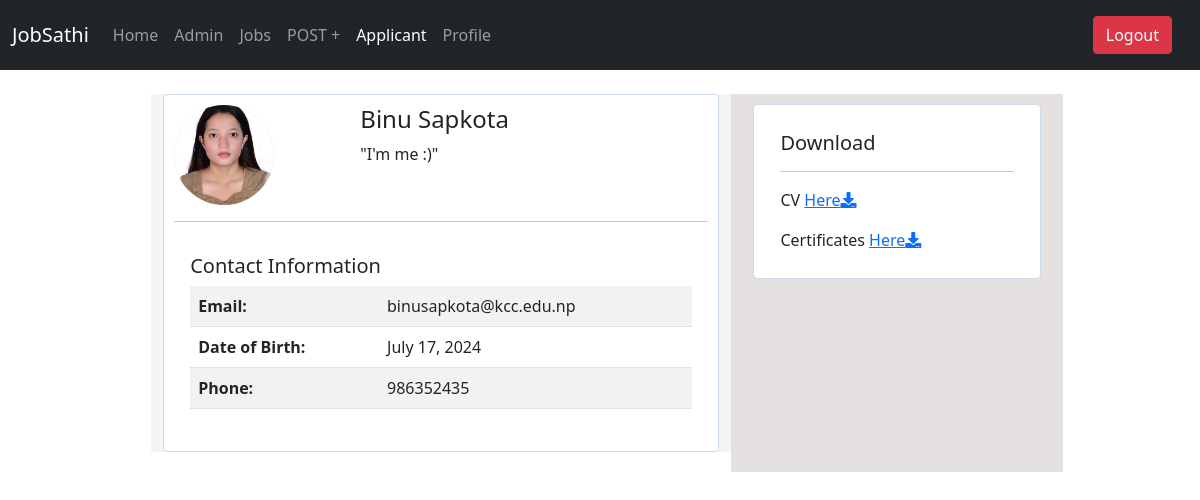
/profile/1/ (signed in), run on the app's committed database.
### account/models.py (models this page shows, shortened)
class User(AbstractUser):
    username = models.CharField(max_length=150, unique=True)
    email = models.EmailField(unique=True)
    password = models.CharField(max_length=128)
    full_name = models.CharField(max_length=50, blank=False)
    date_joined = models.DateTimeField(auto_now_add=True)    # Add any additional fields you want

### pro/models.py (models this page shows, shortened)
class Pro(models.Model):
    user = models.OneToOneField(User, null=True, on_delete=models.CASCADE)
    pro_name = models.CharField(max_length=150)
    pro_bio = models.CharField(max_length=150)
    pro_dob = models.DateField(default=datetime.now, blank=True)
    pro_pic = models.ImageField(upload_to='pro_image/')
    pro_number = models.CharField(null=True, max_length=10)
    pro_cv = models.FileField(upload_to='pdfs/')
    pro_certificates = models.FileField(upload_to='pdfs/')

### apply/views.py (the view)
# urls.py: path('profile/<int:user_id>/', ProfileView.as_view(), name='profile_view'),
class ProfileView(LoginRequiredMixin, DetailView):
    model = User  # Use the User model for fetching user details
    template_name = 'viewprofile.html'
    context_object_name = 'user'  # Context variable name to be used in template
    def get_object(self, queryset=None):
        user_id = self.kwargs.get('user_id')  # Get user_id from URL kwargs
        return get_object_or_404(User, id=user_id)
    def get_context_data(self, **kwargs):
        context = super().get_context_data(**kwargs)
        user_id = self.kwargs.get('user_id')
        profile = get_object_or_404(Pro, user_id=user_id)
        context['profile'] = profile
        return context

### apply/templates/viewprofile.html (shortened to what this page needs)
{% extends 'dashboard/layout.html' %}
{% block apply_active %}
    active
{% endblock %}
{% block content %}
<div class="container" style="padding: 2%;">
    <div class="container" style="padding-left: 10%;">
        <div class="row d-flex">
            <div class="col-md-7" style="background-color: whitesmoke; margin-bottom: 20px;">
                <div class="card" style="padding: 10px; border-color: #ccdbeb;">
                    <div class="row">
                        <div class="col-md-4">
                            <div class="profile-photo-form-container" style="width: 100px; height: 100px; border-radius: 50%; overflow: hidden; background-color: #ccc; margin-right: 20px;">
                                <img style="width: 100%; height: 100%; object-fit: cover;" src="{{ user.pro.pro_pic.url }}" alt="user-image">
                            </div>
                        </div>
                        <div class="col-md-8">
                            <h4>{{ profile.pro_name }}</h4>
                            <p>"{{ profile.pro_bio }}"</p>
                        </div>
                    </div>
                    <hr>
                    <div class="card-body">
                        <h5 class="card-title">Contact Information</h5>
                        <table class="table table-striped table-hover">
                            <tr>
                                <td><strong>Email:</strong></td>
                                <td>{{ user.email }}</td>
                            </tr>
                            <tr>
                                <td><strong>Date of Birth:</strong></td>
                                <td>{{ profile.pro_dob }}</td>
                            </tr>
                            <tr>
                                <td><strong>Phone:</strong></td>
                                <td>{{ profile.pro_number }}</td>
                            </tr>
                        </table>
                    </div>
                </div>
            </div>
            <div class="col-md-4" style="background-color: #e6e1e1;">
                <div class="card" style="margin: 10px; padding: 10px; border-color: #ccdbeb;">
                    <div class="card-body">
                        <h5 class="card-title">Download</h5>
                        <hr>
                        <p class="card-text">CV <a href="{{ user.pro.pro_cv.url }}" download>Here<i class="fa fa-download"></i></a></p>
                        <p class="card-text">Certificates <a href="{{ user.pro.pro_certificates.url }}" download>Here<i class="fa fa-download"></i></a></p>
                    </div>
                </div>
            </div>
        </div>
    </div>
</div>
{% endblock %}

### data on the page
User: pro.pro_pic (picture), email "binusapkota@kcc.edu.np"
Pro: pro_name "Binu Sapkota", pro_bio "I'm me :)", pro_dob "July 17, 2024", pro_number "986352435"
